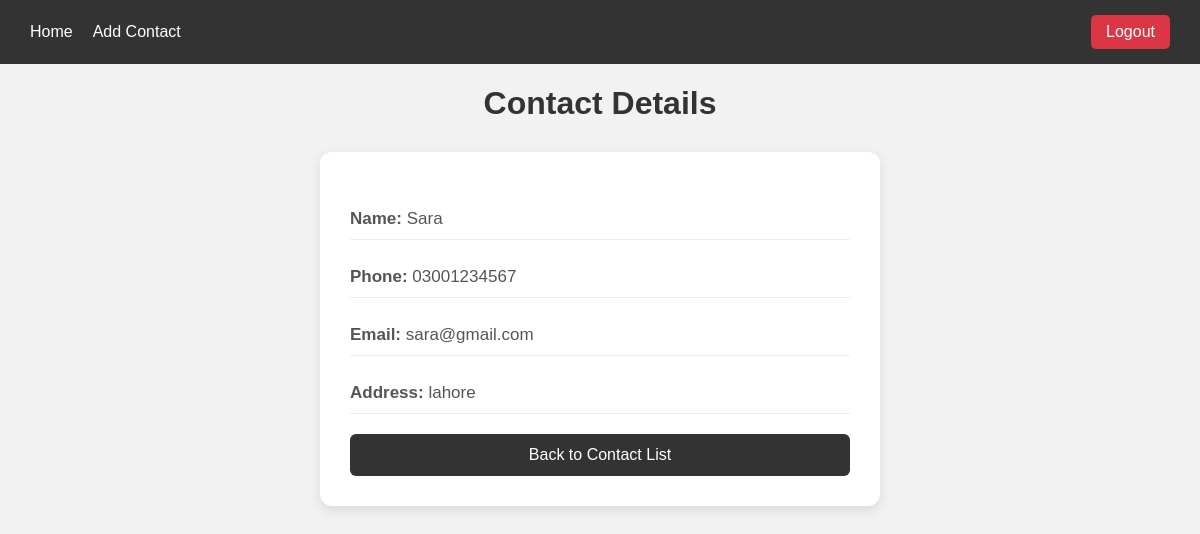
Screenshot of /detail/4/ (signed in) with the database file from the repository.
### contacts/models.py (models this page shows, shortened)
class Contact(models.Model):
    name = models.CharField(max_length=100)
    phone = models.CharField(max_length=20)
    email = models.EmailField(blank=True)
    address = models.TextField(blank=True)

### contacts/views.py (the view)
# urls.py: path('detail/<int:id>/', views.contact_detail, name='contact_detail'),
@login_required
def contact_detail(request, id):
    contact = get_object_or_404(Contact, id=id)
    return render(request, 'contacts/contact_detail.html', {
        'contact': contact
    })

### contacts/templates/contacts/contact_detail.html (shortened to what this page needs)
{% extends 'wrapper.html' %}
{% block content %}
</head>
<body>
    <h1>Contact Details</h1>
    <div class="detail-card">
<p>
            <strong>Name:</strong>
            {{ contact.name }}
        </p>
        <p>
            <strong>Phone:</strong>
            {{ contact.phone }}
        </p>
        <p>
            <strong>Email:</strong>
            {{ contact.email }}
        </p>
        <p>
            <strong>Address:</strong>
            {{ contact.address }}
        </p>
        <a href="{% url 'listing' %}" class="back-btn">
            Back to Contact List
        </a>
    </div>
    {% endblock %}

### contacts/templates/wrapper.html (style rules this page uses)
body { font-family: Arial, sans-serif; background-color: #f2f2f2; margin: 0; padding: 0; }

### contacts/templates/contacts/contact_detail.html (style rules this page uses)
h1 { text-align: center; color: #333; }
.detail-card { background-color: white; max-width: 500px; margin: 30px auto; padding: 30px; border-radius: 12px; box-shadow: 0 4px 12px rgba(0, 0, 0, 0.1); }
.detail-card p { color: #555; font-size: 17px; padding: 10px 0; border-bottom: 1px solid #eee; }
.back-btn { display: block; width: 100%; padding: 12px; margin-top: 20px; background-color: #333; color: white; text-align: center; text-decoration: none; border-radius: 6px; box-sizing: border-box; }

### rows the page displays
Contact: name "Sara", phone "03001234567", email "sara@gmail.com", address "lahore"
